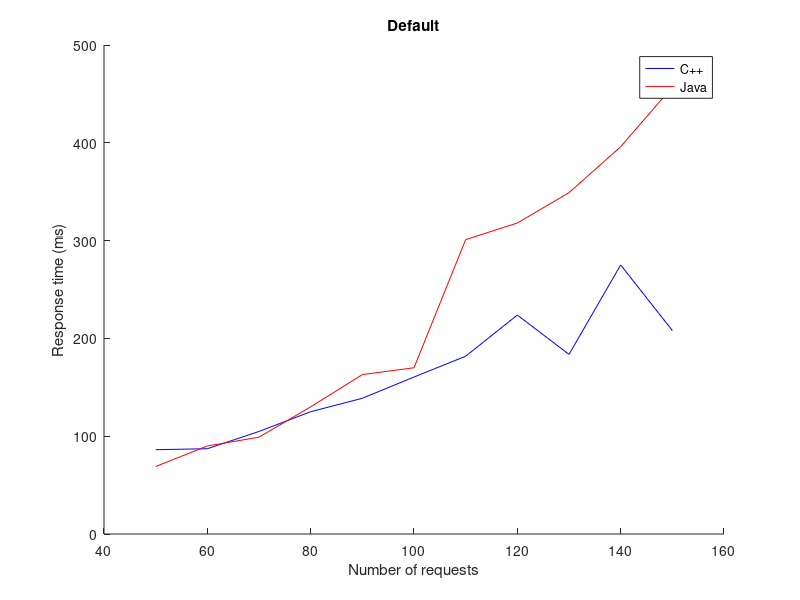
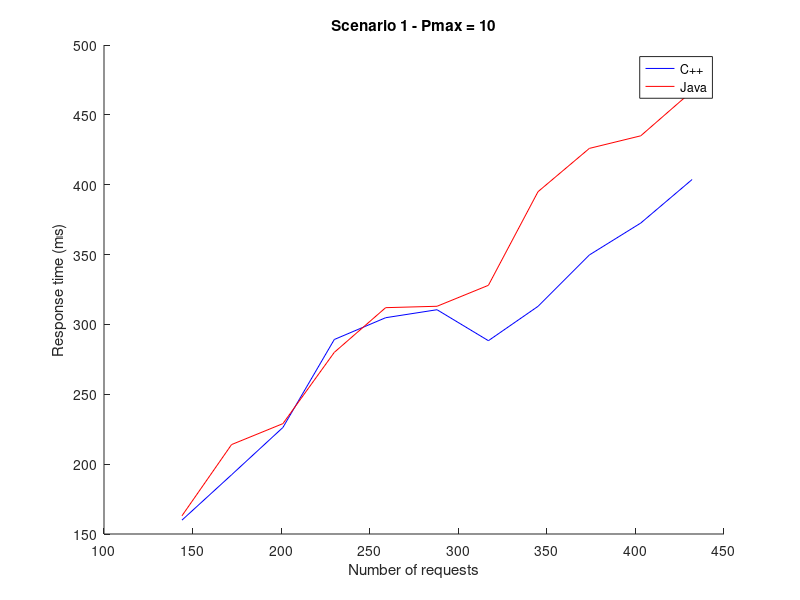
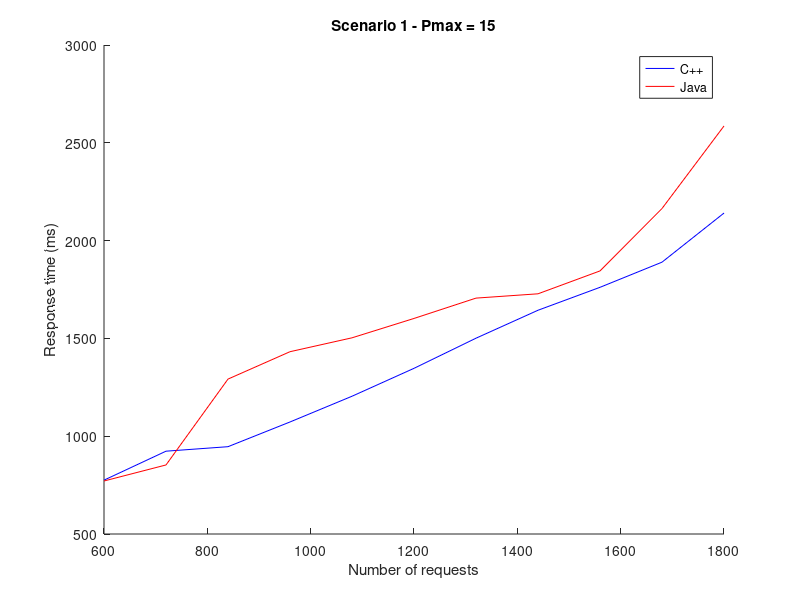
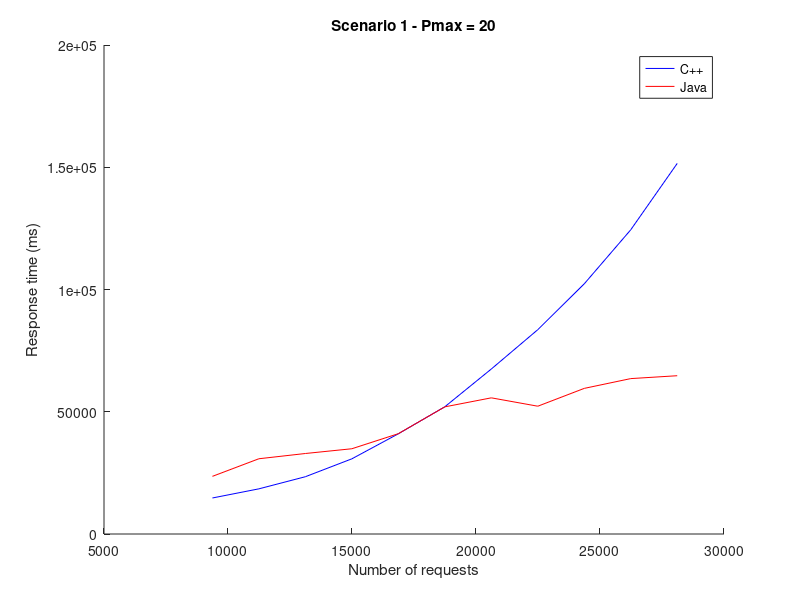

Source code (MATLAB) for these figures, in order:
%% C++

default = [50 60 70 80 90 100 110 120 130 140 150; 86.2029 87.206 104.856 125.032 138.781 160.514 181.782 223.863 183.673 275.092 208.045];

scenario1Pmax10 = [144 172 201 230 259 288 317 345 374 403 432; 159.913 192.361 226.251 289.211 304.812 310.525 288.359 312.938 349.725 372.561 403.733];
scenario1Pmax15 = [600 720 840 960 1080 1200 1320 1440 1560 1680 1800; 775.304 923.401 946.391 1072.73 1204.28 1346.98 1501.03 1643.92 1761.16 1889.76 2140.82];
scenario1Pmax20 = [9372 11246 13120 14994 16868 18744 20618 22492 24366 26240 28114; 14733.1 18471.3 23429.9 30744.5 40981.5 52047.5 67483.6 83574.6 102332 124427 151569];

scenario2Pmax10 = [1500 1800 2100 2400 2700 3000 3300 3600 3900 4200 4500; 1769.56 1827.89 2280.24 2671.24 3082.2 3123.82 3597.26 4051.74 4726.19 6138.44 7229.97];
scenario2Pmax15 = [1500 1800 2100 2400 2700 3000 3300 3600 3900 4200 4500; 2542.17 2905.06 3638.58 4310.43 5119.86 6027.79 6299.15 7771.92 8892.04 9274.87 10625.7];
scenario2Pmax20 = [1500 1800 2100 2400 2700 3000 3300 3600 3900 4200 4500; 4141.67 4626.69 5296.11 6657.42 7468.86 9063.43 10269.2 10864.9 12220.2 13728.6 15054.6];

scenario3Pmax5 = [2496 2995 3494 3993 4492 4992 5491 5990 6489 6988 7487; 2533.74 3577.37 3371.84 8525.89 5957.86 12524.6 19455.6 36420.3 48456.9 69223.4 62660.9];
scenario3Pmax10 = [2496 2995 3494 3993 4492 4992 5491 5990 6489 6988 7487; 4589.82 5948.36 7942.13 10694.5 13357.6 15040.9 21786.5 21912.8 19022.8 44770.6 43800.6];
scenario3Pmax15 = [2496 2995 3494 3993 4492 4992 5491 5990 6489 6988 7487; 7196.63 8722.67 11053.1 12355.6 14001.5 16300.7 18039.9 21954.6 23754.4 26397 28925.5];
scenario3Pmax20 = [2496 2995 3494 3993 4492 4992 5491 5990 6489 6988 7487; 9965.57 12382.2 14119.6 16844.5 19067.6 22104.3 23645.6 26508.7 29547.6 32109.2 36961.8];

scenario4Po0 = [4992 5990 6988 7986 8984 9984 10982 11980 12978 13976 14974; 5493.53 6647.12 9335.52 11420.2 15022.7 19080 24300 36493.3 42219.2 47607.3 51761.4];
scenario4Po1 = [4992 5990 6988 7986 8984 9984 10982 11980 12978 13976 14974; 12563.4 15862.1 19954.4 24610.8 27325 36898.4 48742.9 48554.4 55446.1 62106.9 75872.3];
scenario4Po10 = [4992 5990 6988 7986 8984 9984 10982 11980 12978 13976 14974; 19679.1 24339.3 30842.6 36478.7 45342 51476.3 59918.6 65456.3 76851.9 105603 91258.5];
scenario4Po30 = [4992 5990 6988 7986 8984 9984 10982 11980 12978 13976 14974; 27094.6 33245 39372.6 46578.1 53594.9 61886.5 70418.5 79581.7 94656.4 100833 112316];

scenario5Cw1Ps1 = [3996 4795 5594 6393 7192 7992 8791 9590 10389 11188 11987; 4029.18 4523.54 5873.24 7697.78 9603.74 11986.7 15096.2 19105.2 22629.4 27535.2 32392.3];
scenario5Cw1Ps10 = [3996 4795 5594 6393 7192 7992 8791 9590 10389 11188 11987; 8384.1 10581.5 13064.3 15644.2 18816.7 22278.7 26273.5 30393.3 35582.5 40997.3 48017.6];
scenario5Cw5Ps1 = [3996 4795 5594 6393 7192 7992 8791 9590 10389 11188 11987; 14207.2 17633.3 20896.2 23631.7 27853.1 32151.5 36760.6 42266.7 49564 58397.4 64775.5];
scenario5Cw5Ps10 = [3996 4795 5594 6393 7192 7992 8791 9590 10389 11188 11987; 19183.6 24376.6 30658.9 35148 41839.1 48548.8 55071.1 67186.6 78895.2 76903.7 88746.8];
scenario5Cw10Ps1 = [3996 4795 5594 6393 7192 7992 8791 9590 10389 11188 11987; 23020.9 27915.6 33141.8 39401.9 46805.3 55358.8 61785.7 72900.1 72760.2 85793.2 102017];
scenario5Cw10Ps10 = [3996 4795 5594 6393 7192 7992 8791 9590 10389 11188 11987; 31757 40202.5 58719.3 63635.7 77387.3 115927 120802 202556 157199 265148 256599];

%% Java

defaultJava = [50 60 70 80 90 100 110 120 130 140 150; 69 90 99 130 163 170 301 318 349 396 457];

scenario1Pmax10Java = [144 172 201 230 259 288 317 345 374 403 432; 163 214 229 280 312 313 328 395 426 435 467];
scenario1Pmax15Java = [600 720 840 960 1080 1200 1320 1440 1560 1680 1800; 771 853 1292 1432 1503 1602 1706 1728 1845 2164 2586];
scenario1Pmax20Java = [9372 11246 13120 14994 16868 18744 20618 22492 24366 26240 28114; 23582 30780 32925 34868 41028 52007 55691 52268 59562 63560 64737];

scenario2Pmax10Java = [1500 1800 2100 2400 2700 3000 3300 3600 3900 4200 4500; 1664 2710 2649 3339 3360 5391 7722 7504 8942 8153 12553];
scenario2Pmax15Java = [1500 1800 2100 2400 2700 3000 3300 3600 3900 4200 4500; 2526 3590 3491 4875 5300 6388 8151 7149 8280 9241 9743];
scenario2Pmax20Java = [1500 1800 2100 2400 2700 3000 3300 3600 3900 4200 4500; 4079 5565 6809 6904 7075 8270 9437 10463 10701 11751 12491];

scenario3Pmax5Java = [2496 2995 3494 3993 4492 4992 5491 5990 6489 6988 7487; 2675 3408 4485 8410 15294 32241 36340 40692 51785 76455 105855];
scenario3Pmax10Java = [2496 2995 3494 3993 4492 4992 5491 5990 6489 6988 7487; 5103 6239 9523 10748 13127 19379 27870 21157 30635 50144 54755];
scenario3Pmax15Java = [2496 2995 3494 3993 4492 4992 5491 5990 6489 6988 7487; 6530 7961 7210 7820 9036 9511 9979 12637 14320 16502 17650];
scenario3Pmax20Java = [2496 2995 3494 3993 4492 4992 5491 5990 6489 6988 7487; 8179 7712 9586 12893 10898 17757 17794 19202 20428 21491 35232];

scenario4Po0Java = [4992 5990 6988 7986 8984 9984 10982 11980 12978 13976 14974; 10437 23987 18065 23797 46086 70464 46007 59362 68008 44324 60781];
scenario4Po1Java = [4992 5990 6988 7986 8984 9984 10982 11980 12978 13976 14974; 15634 14085 18386 12716 47495 43332 56163 114481 36899 55043 120956];
scenario4Po10Java = [4992 5990 6988 7986 8984 9984 10982 11980 12978 13976 14974; 18271 9690 10189 31050 45205 31155 34542 79012 50209 68343 175347];
scenario4Po30Java = [4992 5990 6988 7986 8984 9984 10982 11980 12978 13976 14974; 9772 14942 17876 14697 41462 74772 56378 56269 45098 84141 102241];

scenario5Cw1Ps1Java = [3996 4795 5594 6393 7192 7992 8791 9590 10389 11188 11987; 3771 4545 5296 6027 6859 8116 8245 9385 10822 11472 12152];
scenario5Cw1Ps10Java = [3996 4795 5594 6393 7192 7992 8791 9590 10389 11188 11987; 3817 4626 5363 6068 6954 7662 8514 10109 10708 11429 12636];
scenario5Cw5Ps1Java = [3996 4795 5594 6393 7192 7992 8791 9590 10389 11188 11987; 5103 6334 10841 7704 8732 16306 23693 14009 14811 17217 19100];
scenario5Cw5Ps10Java = [3996 4795 5594 6393 7192 7992 8791 9590 10389 11188 11987; 5750 10373 11621 13154 13638 34194 27287 23193 35034 40047 46329];
scenario5Cw10Ps1Java = [3996 4795 5594 6393 7192 7992 8791 9590 10389 11188 11987; 5717 15217 12992 14263 18929 22252 28396 45849 39550 26797 82284];
scenario5Cw10Ps10Java = [3996 4795 5594 6393 7192 7992 8791 9590 10389 11188 11987; 13753 21234 28024 52928 74844 82785 181042 193160 238668 271568 354378];

%% COMPARISON

figure
hold on
plot(default(1,:), default(2,:), 'b')
plot(defaultJava(1,:), defaultJava(2,:), 'r')
title('Default')
xlabel('Number of requests')
ylabel('Response time (ms)')
legend('C++', 'Java')
hold off

figure
hold on
plot(scenario1Pmax10(1,:), scenario1Pmax10(2,:), 'b')
plot(scenario1Pmax10Java(1,:), scenario1Pmax10Java(2,:), 'r')
title('Scenario 1 - Pmax = 10')
xlabel('Number of requests')
ylabel('Response time (ms)')
legend('C++', 'Java')
hold off

figure
hold on
plot(scenario1Pmax15(1,:), scenario1Pmax15(2,:), 'b')
plot(scenario1Pmax15Java(1,:), scenario1Pmax15Java(2,:), 'r')
title('Scenario 1 - Pmax = 15')
xlabel('Number of requests')
ylabel('Response time (ms)')
legend('C++', 'Java')
hold off

figure
hold on
plot(scenario1Pmax20(1,:), scenario1Pmax20(2,:), 'b')
plot(scenario1Pmax20Java(1,:), scenario1Pmax20Java(2,:), 'r')
title('Scenario 1 - Pmax = 20')
xlabel('Number of requests')
ylabel('Response time (ms)')
legend('C++', 'Java')
hold off

figure
hold on
plot(scenario2Pmax10(1,:), scenario2Pmax10(2,:), 'b')
plot(scenario2Pmax10Java(1,:), scenario2Pmax10Java(2,:), 'r')
title('Scenario 2 - Pmax = 10')
xlabel('Number of requests')
ylabel('Response time (ms)')
legend('C++', 'Java')
hold off

figure
hold on
plot(scenario2Pmax15(1,:), scenario2Pmax15(2,:), 'b')
plot(scenario2Pmax15Java(1,:), scenario2Pmax15Java(2,:), 'r')
title('Scenario 2 - Pmax = 15')
xlabel('Number of requests')
ylabel('Response time (ms)')
legend('C++', 'Java')
hold off

figure
hold on
plot(scenario2Pmax20(1,:), scenario2Pmax20(2,:), 'b')
plot(scenario2Pmax20Java(1,:), scenario2Pmax20Java(2,:), 'r')
title('Scenario 2 - Pmax = 20')
xlabel('Number of requests')
ylabel('Response time (ms)')
legend('C++', 'Java')
hold off

figure
hold on
plot(scenario3Pmax5(1,:), scenario3Pmax5(2,:), 'b')
plot(scenario3Pmax5Java(1,:), scenario3Pmax5Java(2,:), 'r')
title('Scenario 3 - Pmax = 5')
xlabel('Number of requests')
ylabel('Response time (ms)')
legend('C++', 'Java')
hold off

figure
hold on
plot(scenario3Pmax10(1,:), scenario3Pmax10(2,:), 'b')
plot(scenario3Pmax10Java(1,:), scenario3Pmax10Java(2,:), 'r')
title('Scenario 3 - Pmax = 10')
xlabel('Number of requests')
ylabel('Response time (ms)')
legend('C++', 'Java')
hold off

figure
hold on
plot(scenario3Pmax15(1,:), scenario3Pmax15(2,:), 'b')
plot(scenario3Pmax15Java(1,:), scenario3Pmax15Java(2,:), 'r')
title('Scenario 3 - Pmax = 15')
xlabel('Number of requests')
ylabel('Response time (ms)')
legend('C++', 'Java')
hold off

figure
hold on
plot(scenario3Pmax20(1,:), scenario3Pmax20(2,:), 'b')
plot(scenario3Pmax20Java(1,:), scenario3Pmax20Java(2,:), 'r')
title('Scenario 3 - Pmax = 20')
xlabel('Number of requests')
ylabel('Response time (ms)')
legend('C++', 'Java')
hold off

figure
hold on
plot(scenario4Po0(1,:), scenario4Po0(2,:), 'b')
plot(scenario4Po0Java(1,:), scenario4Po0Java(2,:), 'r')
title('Scenario 4 - Po = 0')
xlabel('Number of requests')
ylabel('Response time (ms)')
legend('C++', 'Java')
hold off

figure
hold on
plot(scenario4Po1(1,:), scenario4Po1(2,:), 'b')
plot(scenario4Po1Java(1,:), scenario4Po1Java(2,:), 'r')
title('Scenario 4 - Po = 1')
xlabel('Number of requests')
ylabel('Response time (ms)')
legend('C++', 'Java')
hold off

figure
hold on
plot(scenario4Po10(1,:), scenario4Po10(2,:), 'b')
plot(scenario4Po10Java(1,:), scenario4Po10Java(2,:), 'r')
title('Scenario 4 - Po = 10')
xlabel('Number of requests')
ylabel('Response time (ms)')
legend('C++', 'Java')
hold off

figure
hold on
plot(scenario4Po30(1,:), scenario4Po30(2,:), 'b')
plot(scenario4Po30Java(1,:), scenario4Po30Java(2,:), 'r')
title('Scenario 4 - Po = 30')
xlabel('Number of requests')
ylabel('Response time (ms)')
legend('C++', 'Java')
hold off

figure
hold on
plot(scenario5Cw1Ps1(1,:), scenario5Cw1Ps1(2,:), 'b')
plot(scenario5Cw1Ps1Java(1,:), scenario5Cw1Ps1Java(2,:), 'r')
title('Scenario 5 - Cw = 1, Ps = 1')
xlabel('Number of requests')
ylabel('Response time (ms)')
legend('C++', 'Java')
hold off

figure
hold on
plot(scenario5Cw1Ps10(1,:), scenario5Cw1Ps10(2,:), 'b')
plot(scenario5Cw1Ps10Java(1,:), scenario5Cw1Ps10Java(2,:), 'r')
title('Scenario 5 - Cw = 1, Ps = 10')
xlabel('Number of requests')
ylabel('Response time (ms)')
legend('C++', 'Java')
hold off

figure
hold on
plot(scenario5Cw5Ps1(1,:), scenario5Cw5Ps1(2,:), 'b')
plot(scenario5Cw5Ps1Java(1,:), scenario5Cw5Ps1Java(2,:), 'r')
title('Scenario 5 - Cw = 5, Ps = 1')
xlabel('Number of requests')
ylabel('Response time (ms)')
legend('C++', 'Java')
hold off

figure
hold on
plot(scenario5Cw5Ps10(1,:), scenario5Cw5Ps10(2,:), 'b')
plot(scenario5Cw5Ps10Java(1,:), scenario5Cw5Ps10Java(2,:), 'r')
title('Scenario 5 - Cw = 5, Ps = 10')
xlabel('Number of requests')
ylabel('Response time (ms)')
legend('C++', 'Java')
hold off

figure
hold on
plot(scenario5Cw10Ps1(1,:), scenario5Cw10Ps1(2,:), 'b')
plot(scenario5Cw10Ps1Java(1,:), scenario5Cw10Ps1Java(2,:), 'r')
title('Scenario 5 - Cw = 10, Ps = 1')
xlabel('Number of requests')
ylabel('Response time (ms)')
legend('C++', 'Java')
hold off

figure
hold on
plot(scenario5Cw10Ps10(1,:), scenario5Cw10Ps10(2,:), 'b')
plot(scenario5Cw10Ps10Java(1,:), scenario5Cw10Ps10Java(2,:), 'r')
title('Scenario 5 - Cw = 10, Ps = 10')
xlabel('Number of requests')
ylabel('Response time (ms)')
legend('C++', 'Java')
hold off